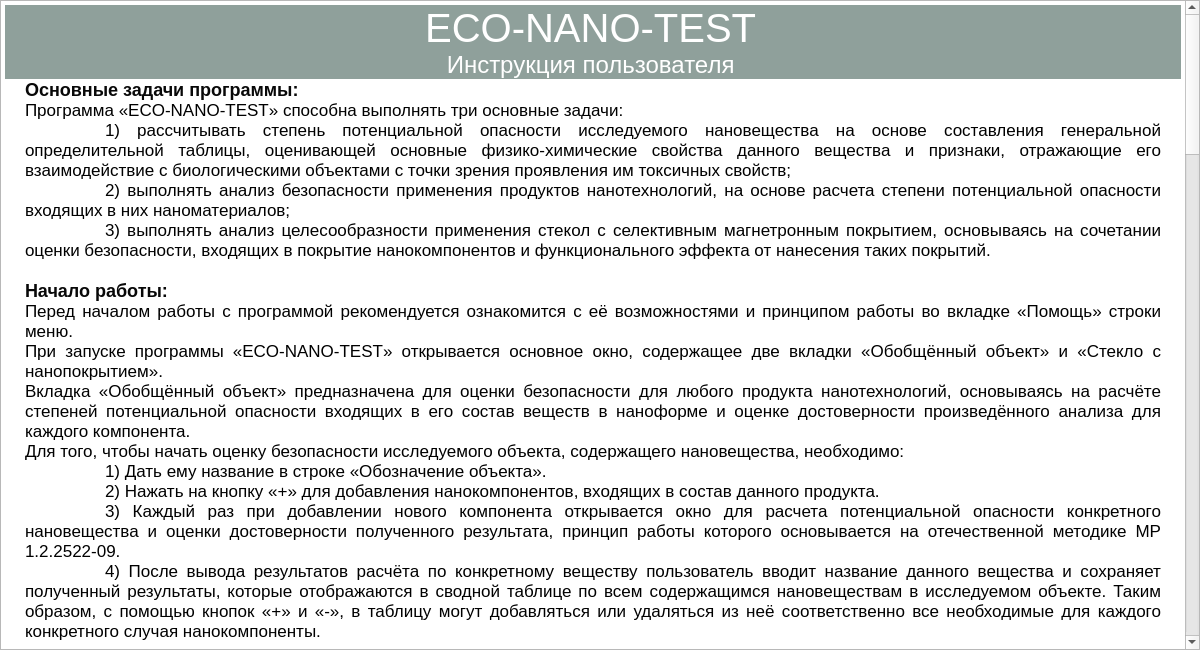
<?xml version="1.0" encoding="UTF-8"?>
<ui version="4.0">
 <class>Form_instructions</class>
 <widget class="QWidget" name="Form_instructions">
  <property name="geometry">
   <rect>
    <x>0</x>
    <y>0</y>
    <width>1200</width>
    <height>650</height>
   </rect>
  </property>
  <property name="sizePolicy">
   <sizepolicy hsizetype="Fixed" vsizetype="Fixed">
    <horstretch>0</horstretch>
    <verstretch>0</verstretch>
   </sizepolicy>
  </property>
  <property name="minimumSize">
   <size>
    <width>1200</width>
    <height>650</height>
   </size>
  </property>
  <property name="maximumSize">
   <size>
    <width>1360</width>
    <height>650</height>
   </size>
  </property>
  <property name="windowTitle">
   <string>Инструкция пользователя</string>
  </property>
  <widget class="QTextBrowser" name="textBrowser">
   <property name="geometry">
    <rect>
     <x>0</x>
     <y>0</y>
     <width>1200</width>
     <height>650</height>
    </rect>
   </property>
   <property name="html">
    <string>&lt;!DOCTYPE HTML PUBLIC &quot;-//W3C//DTD HTML 4.0//EN&quot; &quot;http://www.w3.org/TR/REC-html40/strict.dtd&quot;&gt;
&lt;html&gt;&lt;head&gt;&lt;meta name=&quot;qrichtext&quot; content=&quot;1&quot; /&gt;&lt;style type=&quot;text/css&quot;&gt;
p, li { white-space: pre-wrap; }
&lt;/style&gt;&lt;/head&gt;&lt;body style=&quot; font-family:'MS Shell Dlg 2'; font-size:8.25pt; font-weight:400; font-style:normal;&quot;&gt;
&lt;p align=&quot;center&quot; style=&quot; margin-top:0px; margin-bottom:0px; margin-left:0px; margin-right:0px; -qt-block-indent:0; text-indent:0px; background-color:#8fa09b;&quot;&gt;&lt;span style=&quot; font-family:'Arial','Helvetica','sans-serif'; font-size:30pt; color:#ffffff; background-color:#8fa09b;&quot;&gt;ECO-NANO-TEST&lt;/span&gt;&lt;span style=&quot; font-family:'Arial','Helvetica','sans-serif'; font-size:13pt;&quot;&gt; &lt;/span&gt;&lt;/p&gt;
&lt;p align=&quot;center&quot; style=&quot; margin-top:0px; margin-bottom:0px; margin-left:0px; margin-right:0px; -qt-block-indent:0; text-indent:0px; background-color:#8fa09b;&quot;&gt;&lt;span style=&quot; font-family:'Arial','Helvetica','sans-serif'; font-size:18pt; color:#ffffff; background-color:#8fa09b;&quot;&gt;Инструкция пользователя&lt;/span&gt;&lt;span style=&quot; font-family:'Arial','Helvetica','sans-serif'; font-size:13pt;&quot;&gt; &lt;/span&gt;&lt;/p&gt;
&lt;h2 style=&quot; margin-top:0px; margin-bottom:0px; margin-left:20px; margin-right:20px; -qt-block-indent:0; text-indent:0px; background-color:#ffffff;&quot;&gt;&lt;span style=&quot; font-family:'Arial','Helvetica','sans-serif'; font-size:16pt; font-weight:600; color:#080808;&quot;&gt;Основные задачи программы:&lt;/span&gt;&lt;span style=&quot; font-family:'Arial','Helvetica','sans-serif'; font-size:13pt; font-weight:600;&quot;&gt; &lt;/span&gt;&lt;/h2&gt;
&lt;p align=&quot;justify&quot; style=&quot; margin-top:0px; margin-bottom:0px; margin-left:20px; margin-right:20px; -qt-block-indent:0; text-indent:0px;&quot;&gt;&lt;span style=&quot; font-family:'Arial','Helvetica','sans-serif'; font-size:13pt;&quot;&gt;Программа «ECO-NANO-TEST» способна выполнять три основные задачи:&lt;br /&gt;	1) рассчитывать степень потенциальной опасности исследуемого нановещества на основе составления генеральной определительной таблицы, оценивающей основные физико-химические свойства данного вещества и признаки, отражающие его взаимодействие с биологическими объектами с точки зрения проявления им токсичных свойств;&lt;br /&gt;	2) выполнять анализ безопасности применения продуктов нанотехнологий, на основе расчета степени потенциальной опасности входящих в них наноматериалов;&lt;br /&gt;	3) выполнять анализ целесообразности применения стекол с селективным магнетронным покрытием, основываясь на сочетании оценки безопасности, входящих в покрытие нанокомпонентов и функционального эффекта от нанесения таких покрытий.&lt;br /&gt; &lt;/span&gt;&lt;/p&gt;
&lt;h2 style=&quot; margin-top:0px; margin-bottom:0px; margin-left:20px; margin-right:20px; -qt-block-indent:0; text-indent:0px; background-color:#ffffff;&quot;&gt;&lt;span style=&quot; font-family:'Arial','Helvetica','sans-serif'; font-size:16pt; font-weight:600; color:#080808;&quot;&gt;Начало работы:&lt;/span&gt;&lt;span style=&quot; font-family:'Arial','Helvetica','sans-serif'; font-size:13pt; font-weight:600;&quot;&gt; &lt;/span&gt;&lt;/h2&gt;
&lt;p align=&quot;justify&quot; style=&quot; margin-top:0px; margin-bottom:0px; margin-left:20px; margin-right:20px; -qt-block-indent:0; text-indent:0px;&quot;&gt;&lt;span style=&quot; font-family:'Arial','Helvetica','sans-serif'; font-size:13pt;&quot;&gt;Перед началом работы с программой рекомендуется ознакомится с её возможностями и принципом работы во вкладке «Помощь» строки меню.&lt;br /&gt;При запуске программы «ECO-NANO-TEST» открывается основное окно, содержащее две вкладки «Обобщённый объект» и «Стекло с нанопокрытием».&lt;br /&gt;Вкладка «Обобщённый объект» предназначена для оценки безопасности для любого продукта нанотехнологий, основываясь на расчёте степеней потенциальной опасности входящих в его состав веществ в наноформе и оценке достоверности произведённого анализа для каждого компонента.&lt;br /&gt;Для того, чтобы начать оценку безопасности исследуемого объекта, содержащего нановещества, необходимо:&lt;br /&gt;	1) Дать ему название в строке «Обозначение объекта».&lt;br /&gt;	2) Нажать на кнопку «+» для добавления нанокомпонентов, входящих в состав данного продукта.&lt;br /&gt;	3) Каждый раз при добавлении нового компонента открывается окно для расчета потенциальной опасности конкретного нановещества и оценки достоверности полученного результата, принцип работы которого основывается на отечественной методике МР 1.2.2522-09.&lt;br /&gt;	4) После вывода результатов расчёта по конкретному веществу пользователь вводит название данного вещества и сохраняет полученный результаты, которые отображаются в сводной таблице по всем содержащимся нановеществам в исследуемом объекте. Таким образом, с помощью кнопок «+» и «-», в таблицу могут добавляться или удаляться из неё соответственно все необходимые для каждого конкретного случая нанокомпоненты.&lt;br /&gt; &lt;/span&gt;&lt;/p&gt;
&lt;h2 style=&quot; margin-top:0px; margin-bottom:0px; margin-left:20px; margin-right:20px; -qt-block-indent:0; text-indent:0px; background-color:#ffffff;&quot;&gt;&lt;span style=&quot; font-family:'Arial','Helvetica','sans-serif'; font-size:16pt; font-weight:600; color:#080808;&quot;&gt;Структура программы:&lt;/span&gt;&lt;span style=&quot; font-family:'Arial','Helvetica','sans-serif'; font-size:13pt; font-weight:600;&quot;&gt; &lt;/span&gt;&lt;/h2&gt;
&lt;p align=&quot;justify&quot; style=&quot; margin-top:0px; margin-bottom:0px; margin-left:20px; margin-right:20px; -qt-block-indent:0; text-indent:0px;&quot;&gt;&lt;span style=&quot; font-family:'Arial','Helvetica','sans-serif'; font-size:13pt;&quot;&gt;Окно для расчета потенциальной опасности конкретного нановещества содержит вкладки «Физические свойства», «Физико-химические свойства», «Молекулярно-биологические характеристики», «Цитологические характеристики», «Токсикологические характеристики» и «Экологические характеристики», отражающие категории (блоки) характеристик исследуемого вещества, способных оказывать влияние на проявление опасных для здоровья человека свойств.Программа в соответствии с применяемым методом использует генеральную определительную таблицу, разбитую на блоки.&lt;br /&gt;Для определения потенциальной опасности для здоровья человека исследуемого наноматериала пользователю предлагается произвести анализ по 27 признакам, оказывающим по современным данным наибольшее влияние на возможность проявления опасных свойств. Программа построена таким образом, чтобы максимально упростить анализ и при этом получить достаточно достоверные результаты, поэтому в ней уже прописаны исследуемые свойства и ранги их значимости, при этом исследователь, имеющий опыт работы в сфере нанотехнологий может самостоятельно установить ранги для свойств нановещества, указав об этом при формировании отчёта. Также в программе имеется возможность вернутся к начальным настройкам столбца «Ранги».&lt;br /&gt; &lt;/span&gt;&lt;/p&gt;
&lt;h2 style=&quot; margin-top:0px; margin-bottom:0px; margin-left:20px; margin-right:20px; -qt-block-indent:0; text-indent:0px; background-color:#ffffff;&quot;&gt;&lt;span style=&quot; font-family:'Arial','Helvetica','sans-serif'; font-size:16pt; font-weight:600; color:#080808;&quot;&gt;Этапы анализа данных:&lt;/span&gt;&lt;span style=&quot; font-family:'Arial','Helvetica','sans-serif'; font-size:13pt; font-weight:600;&quot;&gt; &lt;/span&gt;&lt;/h2&gt;
&lt;p align=&quot;justify&quot; style=&quot; margin-top:0px; margin-bottom:0px; margin-left:20px; margin-right:20px; -qt-block-indent:0; text-indent:0px;&quot;&gt;&lt;span style=&quot; font-family:'Arial','Helvetica','sans-serif'; font-size:13pt;&quot;&gt;Для заполнения таблицы исследователю необходимо собрать информацию из достоверных источников (научные статьи, монографии, патенты нормативно-техническая документация) о свойствах анализируемого вещества.&lt;br /&gt; Последующий анализ для пользователя программы сводится к выбору состояния признака для каждого пункта во всех функциональных блоках на основании осуществлённого сбора данных из достоверных источников о свойствах вещества, а все дальнейшие расчёты производятся на основе запрограммированных взаимосвязей между элементами таблицы. Значение взвешивающей функции зависит от выбранного ранга, а оценка в баллах от выбранного состояния признака.&lt;br /&gt;Тем самым программа упрощает процесс работы для пользователя и защищает от случайных ошибок при самостоятельном выборе оценок, но в дальнейшем программа может быть изменена для решения более широкого круга задач и возможности специалистам, имеющим большой опыт работы в сфере нанотехнологий, вручную вводить оценки или добавлять новые признаки и их возможные состояния, меняя тем самым количество рангов в шкале ранжирования.&lt;br /&gt; &lt;/span&gt;&lt;/p&gt;
&lt;h2 style=&quot; margin-top:0px; margin-bottom:0px; margin-left:20px; margin-right:20px; -qt-block-indent:0; text-indent:0px; background-color:#ffffff;&quot;&gt;&lt;span style=&quot; font-family:'Arial','Helvetica','sans-serif'; font-size:16pt; font-weight:600; color:#080808;&quot;&gt;Итоги анализа:&lt;/span&gt;&lt;span style=&quot; font-family:'Arial','Helvetica','sans-serif'; font-size:13pt; font-weight:600;&quot;&gt; &lt;/span&gt;&lt;/h2&gt;
&lt;p align=&quot;justify&quot; style=&quot; margin-top:0px; margin-bottom:0px; margin-left:20px; margin-right:20px; -qt-block-indent:0; text-indent:0px;&quot;&gt;&lt;span style=&quot; font-family:'Arial','Helvetica','sans-serif'; font-size:13pt;&quot;&gt;Прогноз степени опасности исследуемого нановещества в предложенном варианте реализации программы производится по 5-балльной шкале ранжирования (по максимальному количеству возможных альтернативных состояний у некоторых признаков, описывающих вещество), максимальная возможная балльная оценка любого признака равна 4 в рамках выбранной модели. При одинаковом уровне значимости разных признаков в пределах одного функционального блока им могут быть присвоены одинаковые ранги.&lt;br /&gt;Также была введена дополнительная строка «Неопределённый» при выборе из списка состояния признака для конкретного исследуемого нановещества. Выбор состояния «Неопределённый» указывает, что на данном этапе исследований недостаточно данных о данном свойстве вещества и для него берется средняя оценка, а также все признаки со статусом неопределённый используется при проверке достоверности расчёта общей степени потенциальной опасности наноматериала для здоровья человека.&lt;br /&gt;Для каждого блока характеристик после заполнения таблицы при нажатии кнопки «Анализ данных» в соответствующем поле происходит вывод результатов расчёта частной количественной оценки потенциальной опасности и далее общая количественная, качественная оценка потенциальной опасности, а также коэффициент неполноты оценки и оценка достоверности полученных результатов.&lt;br /&gt;По окончанию выполнения анализа все полученные результаты возможно сохранить в виде отчёта в документе Excel. Для этого необходимо выбрать соответствующее действие во вкладке «Файл» строки меню.&lt;br /&gt;После того, как в таблицу окна «Обобщенный объект» добавлены все необходимые для анализа вещества и получены результаты определения степеней их потенциальной опасности и оценка достоверности этих результатов, нажатием кнопки «Определить категорию безопасности» происходит вывод категории безопасности данного продукта.&lt;br /&gt; &lt;/span&gt;&lt;/p&gt;
&lt;h2 style=&quot; margin-top:0px; margin-bottom:0px; margin-left:20px; margin-right:20px; -qt-block-indent:0; text-indent:0px; background-color:#ffffff;&quot;&gt;&lt;span style=&quot; font-family:'Arial','Helvetica','sans-serif'; font-size:16pt; font-weight:600; color:#080808;&quot;&gt;Категория безопасности объекта:&lt;/span&gt;&lt;span style=&quot; font-family:'Arial','Helvetica','sans-serif'; font-size:13pt; font-weight:600;&quot;&gt; &lt;/span&gt;&lt;/h2&gt;
&lt;p align=&quot;justify&quot; style=&quot; margin-top:0px; margin-bottom:0px; margin-left:20px; margin-right:20px; -qt-block-indent:0; text-indent:0px;&quot;&gt;&lt;span style=&quot; font-family:'Arial','Helvetica','sans-serif'; font-size:13pt;&quot;&gt;Категория безопасности определяется как общая степень потенциальной опасности для объекта по наибольшей степени потенциальной опасности, входящих в его состав нанокомпонентов. При этом при определении наибольшей степени потенциальной опасности нанокомпонентов продукта учитываюся только показатели, получившие оценку «достоверно», а в случае, если результаты по всем введённым веществам, получили оценку «сомнительно» или «недостоверно», то программа даёт уведомление об ошибке.&lt;br /&gt;Категории безопасности объекта дается оценка по следующему принципу:&lt;br /&gt;	- если общая степень потенциальной опасности объекта низкая –категория А «безопасно»;&lt;br /&gt;	- если общая степень потенциальной опасности объекта средняя – категория В «требует дополнительных исследований»;&lt;br /&gt;	- если общая степень потенциальной опасности объекта высокая – категория С «безопасность не доказана».&lt;br /&gt; &lt;/span&gt;&lt;/p&gt;
&lt;h2 style=&quot; margin-top:0px; margin-bottom:0px; margin-left:20px; margin-right:20px; -qt-block-indent:0; text-indent:0px; background-color:#ffffff;&quot;&gt;&lt;span style=&quot; font-family:'Arial','Helvetica','sans-serif'; font-size:16pt; font-weight:600; color:#080808;&quot;&gt;Исследование безопасности стекла:&lt;/span&gt;&lt;span style=&quot; font-family:'Arial','Helvetica','sans-serif'; font-size:13pt; font-weight:600;&quot;&gt; &lt;/span&gt;&lt;/h2&gt;
&lt;p align=&quot;justify&quot; style=&quot; margin-top:0px; margin-bottom:0px; margin-left:20px; margin-right:20px; -qt-block-indent:0; text-indent:0px;&quot;&gt;&lt;span style=&quot; font-family:'Arial','Helvetica','sans-serif'; font-size:13pt;&quot;&gt;Наработки авторов по исследованию стекла с магнетронным покрытием были использованы при реализации анализа целесообразности применения конкретного продукта, содержащего нановещества во вкладке «Стекло с нанопокрытием». Принцип построен на комплексной оценке категории безопасности данного продукта и функционального эффекта от напыления нановеществ в виде тонких плёнок.&lt;br /&gt;В качестве основного функционального показателя для стекла с покрытием используется светопропускание, значение которого задаётся пользователем или рассчитывается по полученным экспериментальным результатам. Далее из выпадающего списка выбирается целевая функция покрытия и на основе этого при нажатии кнопки «дать заключение» определяется уровень светопропускания, его соответствие допустимым показателям, приоритетный уровень для заданной целевой функции.&lt;br /&gt;На основании перечисленных показателей и категории безопасности продукта программа даёт одно из заключений: о рекомендации использования данного продукта; о рекомендации использования в случае положительных результатов дополнительных биотоксических тестов и тестов эффективности основной функции или об необоснованности использования продукта с применением наноматериалов.&lt;br /&gt;Для получения заключение о безопасности применения стекла с нанопокрытием, пользователь вводит все входящие в покрытие компоненты, и производит для них расчет степеней потенциальной опасности, оценку доверия полученных результатов и общую степень опасности для стекла. Категория безопасности определяется по то же принципу, как и для обобщённого объекта.&lt;br /&gt;Уровень светопропускания Успр определяется следующим образом.&lt;br /&gt;	- если установленный коэффициент светопропускания 100≤ Успр≤75, то уровень 1 «отличное светопропускание».&lt;br /&gt;	- если установленный коэффициент светопропускания 75˂ Успр≤50, то уровень 2 «хорошее светопропускание».&lt;br /&gt;	- если установленный коэффициент светопропускания 50˂ Успр≤25, то уровень светопропускания 3 «значительное затемнение».&lt;br /&gt;	- если установленный коэффициент светопропускания 25˂ Успр≤0, то уровень 4 «темно».&lt;br /&gt;В программе пользователем устанавливается одна из четырёх целевых функций покрытия:&lt;br /&gt;	1) эстетические свойства стекла (цвет, зеркальность)&lt;br /&gt;	2) энергосберегающие свойства&lt;br /&gt;	3) солнцезащитные свойства&lt;br /&gt;	4) мультифункциональные свойства стекла&lt;br /&gt;Текстовое поле «Допустимое соответствие стекла» отражает допустимость уровня светопропускания для заданной целевой функции, а поле «статус» приоритетный уровень светопропускания для выбранной целевой функции.&lt;br /&gt;Для цветных стекол с основной эстетической функцией допустимы уровни светопропускания с 1 по 4, но «приоритетные» из них только 1 и 2 уровень.&lt;br /&gt;Для теплосберегающих (энергоэффективные свойства) и мультифункциональных стекол допустимы 1 и 2 уровень, из них «приоритетный» – 1 уровень.&lt;br /&gt;Для стёкол солнцезащитной целевой функцией –2 и 3 уровень светопропускания допустимы, из них 2 уровень – «приоритетный».&lt;br /&gt;Далее программой проверяется сочетание условий статуса «приоритетный» и категории безопасности стекла.&lt;br /&gt;Если статус «приоритетный» и категория A «Безопасно», то даётся заключение – «Рекомендовано к применению».&lt;br /&gt;Если статус «приоритетный» и категория B «Требует дополнительных исследований», даётся заключение – «Рекомендовано после положительного лабораторного тестирования биохимической безопасности».&lt;br /&gt;Если статус «приоритетный» и категория C «Безопасность не доказана», даётся заключение – «Рекомендации ограничены. Требуется расширенное биохимическое исследование».&lt;br /&gt;Далее программой проверяется сочетание из текстового поля допустимого соответствия стекла «допущено» и категории безопасности стекла.&lt;br /&gt;Если соответствие уровня светопропускания стекла его целевой функции «допущено» и категория безопасности стекла A «Безопасно», то даётся заключение «Рекомендовано к применению».&lt;br /&gt;Если соответствие уровня светопропускания стекла его целевой функции «допущено» и категория B «Требует дополнительных исследований», то даётся заключение «Рекомендовать при положительных лабораторных биохимических тестах и дополнительных тестах эффективности целевой функции».&lt;br /&gt;Если соответствие уровня светопропускания стекла его целевой функции «допущено» и категория C «Безопасность не доказана», то даётся заключение «Допущено при положительных результатах расширенного биохимического исследования и дополнительных тестов эффективности целевой функции».&lt;br /&gt;Всем продуктам не соответствующим, описанным условиям даётся заключение «Рекомендация образцов с применением наноматериалов не обоснована».&lt;br /&gt; &lt;/span&gt;&lt;/p&gt;
&lt;h2 style=&quot; margin-top:0px; margin-bottom:0px; margin-left:20px; margin-right:20px; -qt-block-indent:0; text-indent:0px; background-color:#ffffff;&quot;&gt;&lt;span style=&quot; font-family:'Arial','Helvetica','sans-serif'; font-size:16pt; font-weight:600; color:#080808;&quot;&gt;Интерфейс программы:&lt;/span&gt;&lt;span style=&quot; font-family:'Arial','Helvetica','sans-serif'; font-size:13pt; font-weight:600;&quot;&gt; &lt;/span&gt;&lt;/h2&gt;
&lt;p align=&quot;justify&quot; style=&quot; margin-top:0px; margin-bottom:0px; margin-left:20px; margin-right:20px; -qt-block-indent:0; text-indent:0px;&quot;&gt;&lt;span style=&quot; font-family:'Arial','Helvetica','sans-serif'; font-size:13pt;&quot;&gt;Интерфейс программы нацелен на доступность и интуитивную ясность в использовании. В случае, если пользователь некорректно вводит данные или какие-то запрограммированные логические условия нарушаются при заполнении полей ввода данных, то программа сообщает об ошибке и даёт рекомендации по её устранению.&lt;br /&gt;По результатам оценки безопасности как «Обобщённого объекта», так и «Стекла с нанопокрытием» полученные результаты возможно сохранить в виде отчёта в документе Excel. Для этого пользователь выбирает соответствующее действие во вкладке «Файл» строки меню.&lt;br /&gt; &lt;/span&gt;&lt;/p&gt;
&lt;p style=&quot; margin-top:0px; margin-bottom:0px; margin-left:0px; margin-right:0px; -qt-block-indent:0; text-indent:0px; background-color:#8fa09b;&quot;&gt;&lt;span style=&quot; font-family:'Arial','Helvetica','sans-serif'; font-size:16pt; color:#ffffff;&quot;&gt;© ДГТУ 2021 Все права защищены!&lt;/span&gt;&lt;/p&gt;&lt;/body&gt;&lt;/html&gt;</string>
   </property>
  </widget>
 </widget>
 <resources/>
 <connections/>
</ui>
